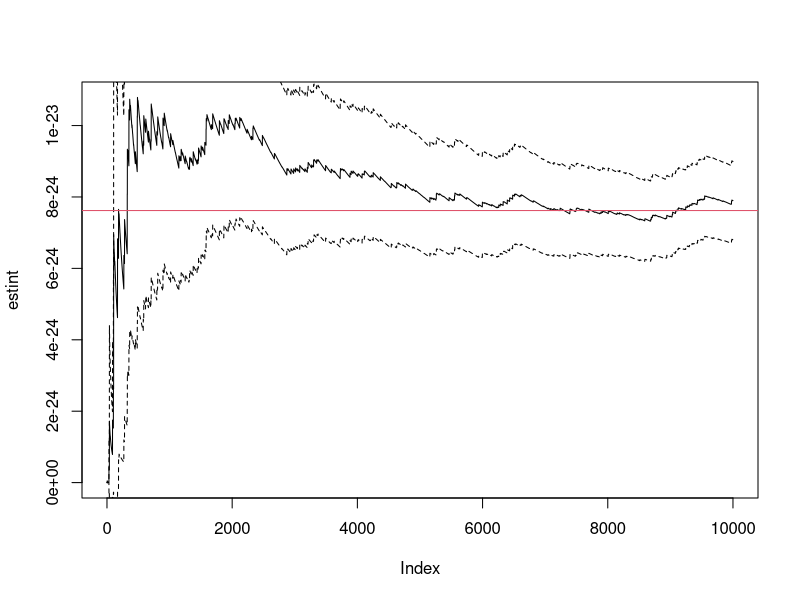

This figure's R source:
# Normal CDF approximation using inverted uniform density as importance function
R=1e4
u=runif(R,0,1/10)
x=1/u # f(u)=10 when u~[0,1/10] => g(x)=f(1/u)du/dx = 10/x^2
weit=dnorm(x)/(10/x^2) # f(x)/g(x)
estint=cumsum(weit)/1:R
se=sqrt(cumsum((weit-estint)^2))/(1:R) # sample standard error
plot(estint,t='l')
lines(estint-1.96*se,lty=2,t='l')
lines(estint+1.96*se,lty=2,t='l')
abline(h=pnorm(-10),col=2)

importance_inverse_uniform=function(R,z){
  g=function(x) z/x^2 #  f(1/u)du/dx = z/x^2 when u=1/x is uniform in 0,1/z
  x=1/runif(R,0,1/z)
  w=dnorm(x)/g(x) 
  phi=1 # always 1 as it's an indicator that x>z which g(x) only samples from
  return(phi*w)
}

# function to demonstrate E[x^8] where x is N(0,1)
importance_x8=function(R, s=2){
  x=rnorm(R)
  est=cumsum(x^8)/1:R # running mean
  err=sqrt(cumsum((x^8-est)^2))/1:R # running s.e.
  plot(est,t='l',col=2,lwd=2,ylim=c(min(est-2*err),max(est+2*err)))
  lines(est-1.96*err,col=2,lty=2);lines(est+1.96*err,col=2,lty=2);
  # now repeat using importance function N(0,s)
  xg=x*s # use the same samples and adjust the variance
  weit=dnorm(xg)/dnorm(xg,0,s) # f(x)/g(x)
  phi=xg^8
  estg=cumsum(phi*weit)/1:R # running mean
  errg=sqrt(cumsum((xg^8*weit-estg)^2))/1:R # running s.e.
  lines(estg,t='l',col=4);lines(estg-1.96*errg,col=4,lty=2);lines(estg+1.96*errg,col=4,lty=2);
  abline(h=105) # true expected value of x^8 is 105*sd(x)^8
}
